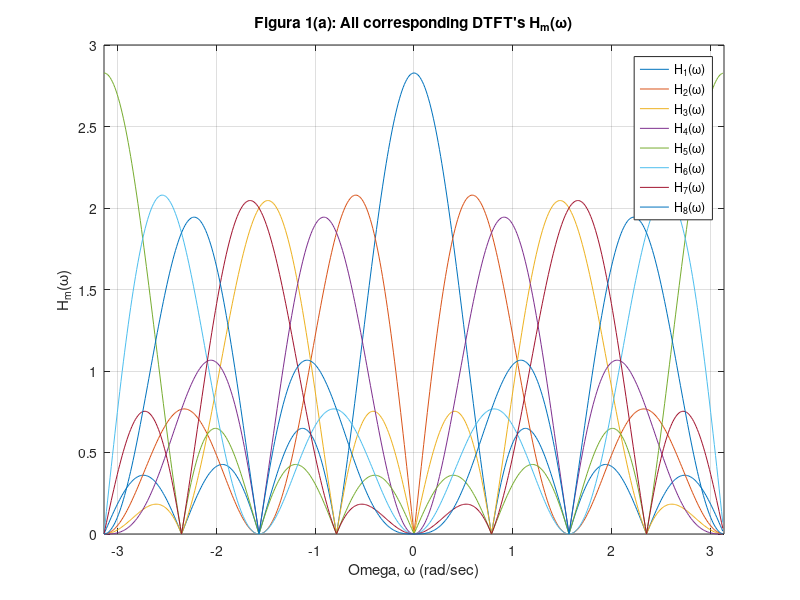
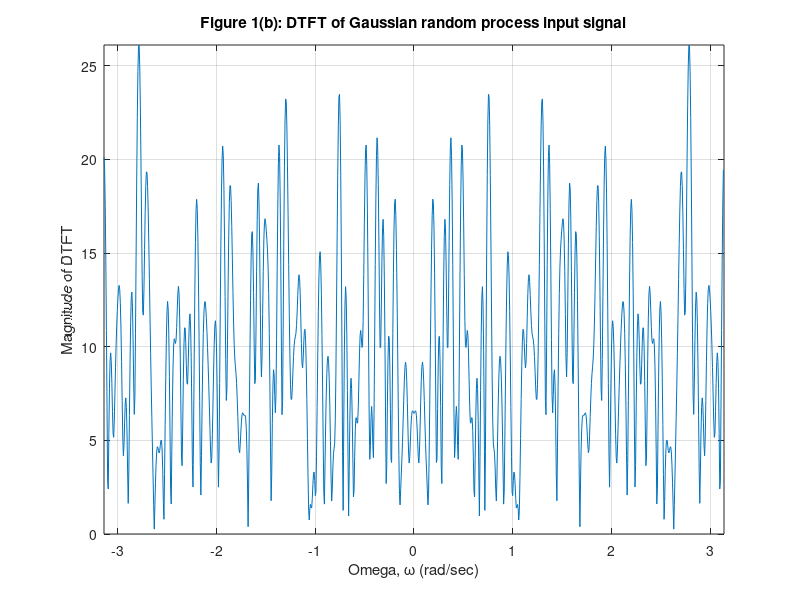
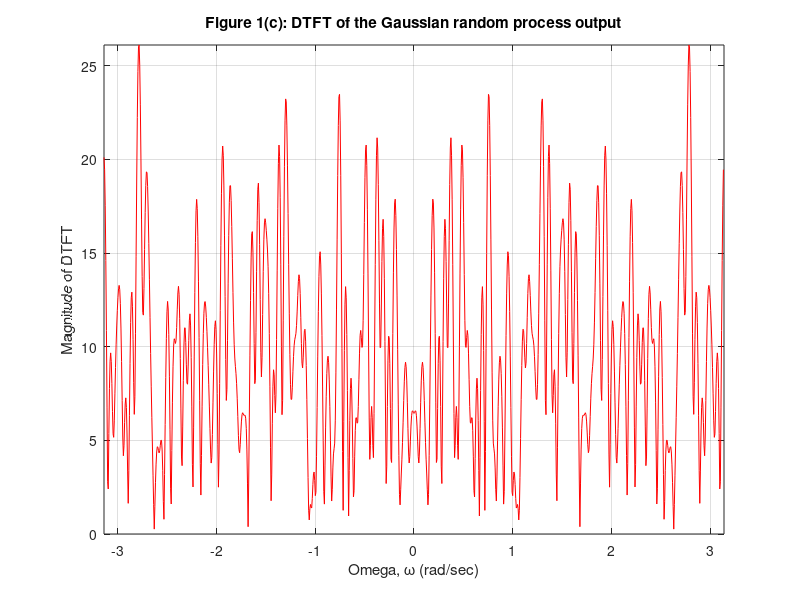
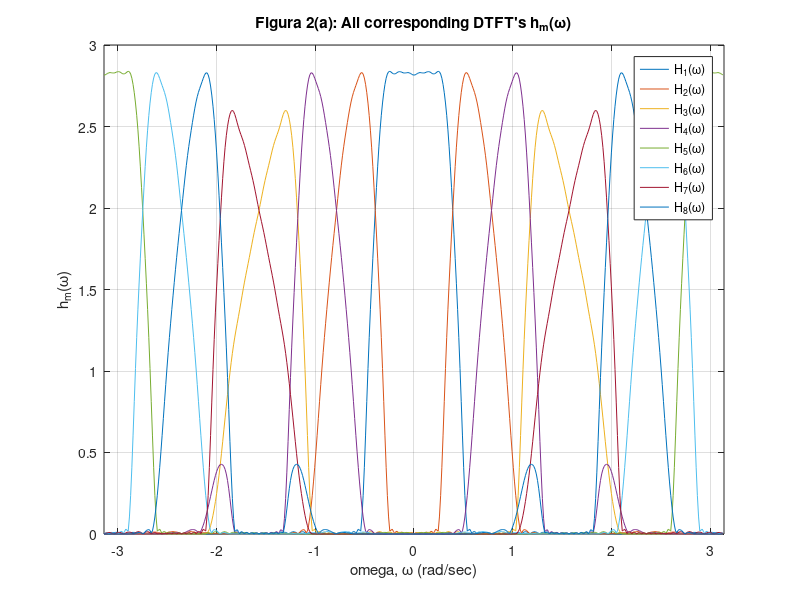

Write MATLAB code to recreate these figures, in order.
%-----------------------------%
%         Sean Hwang          %
% ECE 538 - MATLAB Project 2  %
%     Source Code File        %
%-----------------------------%

clc
clf 
clear all
close all 

% A) h_0 = {1/sqrt(2), 1/sqrt(2)} ,, h_1 = {1/sqrt(2), -1/sqrt(2)} 

% Setting up M=8 channel DFT filter bank 
M = 8; 
h0 = [1 1] / sqrt(2); 
h1 = [1 -1] / sqrt(2); 
h00 = [1 0 1] / sqrt(2); 
h10 = [1 0 -1] / sqrt(2); 
h000 = [1 0 0 0 1] / sqrt(2); 
h100 = [1 0 0 0 -1] / sqrt(2); 


H_temp = conv(h0, h00); 
H(1,:) = conv(H_temp, h000); G(1,:) = H(1, :); 
H(2,:) = conv(H_temp, h100); G(2,:) = -H(2, :); 

H_temp = conv(h0, h10);
H(3,:) = conv(H_temp, h000); G(3,:) = -H(3, :); 
H(4,:) = conv(H_temp, h100); G(4,:) = H(4, :); 

H_temp = conv(h1, h00);
H(5,:) = conv(H_temp, h000); G(5,:) = -H(5, :); 
H(6,:) = conv(H_temp, h100); G(6,:) = H(6, :); 

H_temp = conv(h1, h10);
H(7,:) = conv(H_temp, h000); G(7,:) = H(7, :); 
H(8,:) = conv(H_temp, h100); G(8,:) = -H(8, :); 

% i) All corresponding DTFT's H_m(w) 

h_m(1,:)=abs(fftshift(fft(H(1,:),512)));
h_m(2,:)=abs(fftshift(fft(H(2,:),512)));
h_m(3,:)=abs(fftshift(fft(H(3,:),512)));
h_m(4,:)=abs(fftshift(fft(H(4,:),512)));
h_m(5,:)=abs(fftshift(fft(H(5,:),512)));
h_m(6,:)=abs(fftshift(fft(H(6,:),512)));
h_m(7,:)=abs(fftshift(fft(H(7,:),512)));
h_m(8,:)=abs(fftshift(fft(H(8,:),512)));

domega = 2 * pi / 512; 
omega = -pi:domega:pi-domega; 

figure(1) %Figure 1(a)  
plot(omega, h_m(1,:), ... 
     omega, h_m(2,:), ... 
     omega, h_m(3,:), ... 
     omega, h_m(4,:), ... 
     omega, h_m(5,:), ... 
     omega, h_m(6,:), ... 
     omega, h_m(7,:), ... 
     omega, h_m(8,:)); 
axis([-pi pi 0 3]); 
title('Figura 1(a): All corresponding DTFT''s H_m(\omega)')
ylabel('H_m(\omega)'); 
xlabel('Omega, \omega (rad/sec)');
legend('H_1(\omega)', 'H_2(\omega)', ...
       'H_3(\omega)', 'H_4(\omega)', ...
       'H_5(\omega)', 'H_6(\omega)', ...
       'H_7(\omega)', 'H_8(\omega)'); 
grid on

%ii) 8x8 matrix HH^H 

table1 = H*H'; 
table1 = round(table1)

%iii) DTFT of the Gaussian random process input signal 

x = randn(1,128); 

for m = 1:M
    W(m,:) = conv(x,H(m,:));
    X(m,:) = W(m,1:M:length(W(m,:)));
end

for m = 1:M
    Z(m,:) = zeros(1,M*length(X(m,:)));
    Z(m,1:M:length(Z(m,:))) = X(m,:);
    Y(m,:) = conv(Z(m,:),G(m,:));
end

y = zeros(1,length(Y(1,:)));

for m = 1:M
    y = y+Y(m,:);
end

domega = 2*pi/1024;
omega = -pi:domega:pi-domega;

yf1 = abs(fftshift(fft(x,1024)));
yf2 = abs(fftshift(fft(y,1024)));

figure(2) %Figure 1(b) 
plot(omega, yf1)
axis([-pi pi 0 max(yf1)]) 
xlabel('Omega, \omega (rad/sec)');
ylabel('Magnitude of DTFT') 
title('Figure 1(b): DTFT of Gaussian random process input signal') 
grid on 

%iv) DTFT of the corresponding output of the filter 

figure(3) %Figure 1(c) 
plot(omega, yf2, 'r')
axis([-pi pi 0 max(yf2)]) 
xlabel('Omega, \omega (rad/sec)');
ylabel('Magnitude of DTFT') 
title('Figure 1(c): DTFT of the Gaussian random process output') 
grid on 


% B) h_0 = h ,, h_1 = (-1)^n * h_0 ,, beta = 0.35 

N = 16; 
beta = 0.35; 
n = -N:(N-1);
n = n+0.5;

h = 2 * beta * cos((1+beta)*pi*n/2)./(pi*(1-4*beta^2*n.^2));
h = h + sin((1-beta)*pi*n/2)./(pi*(n-4*beta^2*n.^3));
h = h * sqrt(2); 

h0 = h;
h1 = (-1).^(0:(length(n)-1)).*h; 
h00 = zeros(1,2*length(h)); 
h10 = h00;
h00(1,1:2:length(h00)) = h0;
h10(1,1:2:length(h10)) = h1;
h000 = zeros(1,4*length(h)); 
h100 = h000;
h000(1,1:4:length(h000)) = h0;
h100(1,1:4:length(h100)) = h1; 

H_tempB = conv(h0, h00); 
H_B(1,:) = conv(H_tempB, h000); G_B(1,:) = H_B(1, :); 
H_B(2,:) = conv(H_tempB, h100); G_B(2,:) = -H_B(2, :); 

H_tempB = conv(h0, h10);
H_B(3,:) = conv(H_tempB, h000); G_B(3,:) = -H_B(3, :); 
H_B(4,:) = conv(H_tempB, h100); G_B(4,:) = H_B(4, :); 

H_tempB = conv(h1, h00);
H_B(5,:) = conv(H_tempB, h000); G_B(5,:) = -H_B(5, :); 
H_B(6,:) = conv(H_tempB, h100); G_B(6,:) = H_B(6, :); 

H_tempB = conv(h1, h10);
H_B(7,:) = conv(H_tempB, h000); G_B(7,:) = H_B(7, :); 
H_B(8,:) = conv(H_tempB, h100); G_B(8,:) = -H_B(8, :); 

% i) All corresponding DTFT's h_mB(w) 

h_mB(1,:)=abs(fftshift(fft(H_B(1,:),512)));
h_mB(2,:)=abs(fftshift(fft(H_B(2,:),512)));
h_mB(3,:)=abs(fftshift(fft(H_B(3,:),512)));
h_mB(4,:)=abs(fftshift(fft(H_B(4,:),512)));
h_mB(5,:)=abs(fftshift(fft(H_B(5,:),512)));
h_mB(6,:)=abs(fftshift(fft(H_B(6,:),512)));
h_mB(7,:)=abs(fftshift(fft(H_B(7,:),512)));
h_mB(8,:)=abs(fftshift(fft(H_B(8,:),512))); 

domega_B = 2 * pi / 512; 
omega_B = -pi:domega_B:pi-domega_B; 

figure(4) %Figure 2(a)  
plot(omega_B, h_mB(1,:), ... 
     omega_B, h_mB(2,:), ... 
     omega_B, h_mB(3,:), ... 
     omega_B, h_mB(4,:), ... 
     omega_B, h_mB(5,:), ... 
     omega_B, h_mB(6,:), ... 
     omega_B, h_mB(7,:), ... 
     omega_B, h_mB(8,:)); 
axis([-pi pi 0 3]); 
title('Figura 2(a): All corresponding DTFT''s h_m(\omega)')
ylabel('h_m(\omega)'); 
xlabel('omega, \omega (rad/sec)');
legend('H_1(\omega)', 'H_2(\omega)', ...
       'H_3(\omega)', 'H_4(\omega)', ...
       'H_5(\omega)', 'H_6(\omega)', ...
       'H_7(\omega)', 'H_8(\omega)'); 
grid on

%ii) 8x8 matrix HH^H 
table2 = H_B*H_B'

%iii) DTFT of the Gaussian random process input signal 
for m = 1:M
    W_B(m,:) = conv(x,H_B(m,:));
    X_B(m,:) = W_B(m,1:M:length(W_B(m,:)));
end
for m = 1:M
    Z_B(m,:) = zeros(1,M*length(X_B(m,:)));
    Z_B(m,1:M:length(Z_B(m,:))) = X_B(m,:);
    Y_B(m,:) = conv(Z_B(m,:),G_B(m,:));
end

y_B = zeros(1,length(Y_B(1,:)));

for m = 1:M
    y_B = y_B + Y_B(m,:);
end

domega_B = 2*pi/1024;
omega_B = -pi:domega_B:pi-domega_B;

yf1_B = abs(fftshift(fft(x,1024)));
yf2_B = M*abs(fftshift(fft(y_B,1024)));

figure(5);
plot(omega_B,yf1_B)
axis([-pi pi 0 max(yf1_B)])
xlabel('Omega, \omega (rad/sec)');
ylabel('Magnitude of DTFT') 
title('Figure 2(b): DTFT of Gaussian random process input signal') 
grid on 

%iv) DTFT of the corresponding output of the filter 
figure(6);
plot(omega_B,yf2_B)
axis([-pi pi 0 max(yf2_B)])
xlabel('Omega, \omega (rad/sec)');
ylabel('Magnitude of DTFT') 
title('Figure 2(c): DTFT of the Gaussian random process output') 
grid on 


% C) h_0 = h ,, h_1 = (-1)^n * h_0 ,, beta = 0.1 

N = 24; 
beta = 0.1; 
n = -N:(N-1);
n = n+0.5;

h = 2 * beta * cos((1+beta)*pi*n/2)./(pi*(1-4*beta^2*n.^2));
h = h + sin((1-beta)*pi*n/2)./(pi*(n-4*beta^2*n.^3));
h = h * sqrt(2); 

h0 = h;
h1 = (-1).^(0:(length(n)-1)).*h; 
h00 = zeros(1,2*length(h)); 
h10 = h00;
h00(1,1:2:length(h00)) = h0;
h10(1,1:2:length(h10)) = h1;
h000 = zeros(1,4*length(h)); 
h100 = h000;
h000(1,1:4:length(h000)) = h0;
h100(1,1:4:length(h100)) = h1; 

H_tempB = conv(h0, h00); 
H_C(1,:) = conv(H_tempB, h000); G_C(1,:) = H_C(1, :); 
H_C(2,:) = conv(H_tempB, h100); G_C(2,:) = -H_C(2, :); 

H_tempB = conv(h0, h10);
H_C(3,:) = conv(H_tempB, h000); G_C(3,:) = -H_C(3, :); 
H_C(4,:) = conv(H_tempB, h100); G_C(4,:) = H_C(4, :); 

H_tempB = conv(h1, h00);
H_C(5,:) = conv(H_tempB, h000); G_C(5,:) = -H_C(5, :); 
H_C(6,:) = conv(H_tempB, h100); G_C(6,:) = H_C(6, :); 

H_tempB = conv(h1, h10);
H_C(7,:) = conv(H_tempB, h000); G_C(7,:) = H_C(7, :); 
H_C(8,:) = conv(H_tempB, h100); G_C(8,:) = -H_C(8, :); 

% i) All corresponding DTFT's h_mB(w) 

h_mB(1,:)=abs(fftshift(fft(H_C(1,:),512)));
h_mB(2,:)=abs(fftshift(fft(H_C(2,:),512)));
h_mB(3,:)=abs(fftshift(fft(H_C(3,:),512)));
h_mB(4,:)=abs(fftshift(fft(H_C(4,:),512)));
h_mB(5,:)=abs(fftshift(fft(H_C(5,:),512)));
h_mB(6,:)=abs(fftshift(fft(H_C(6,:),512)));
h_mB(7,:)=abs(fftshift(fft(H_C(7,:),512)));
h_mB(8,:)=abs(fftshift(fft(H_C(8,:),512))); 

domega_C = 2 * pi / 512; 
omega_C = -pi:domega_C:pi-domega_C; 

figure(7) %Figure 3(a)  
plot(omega_C, h_mB(1,:), ... 
     omega_C, h_mB(2,:), ... 
     omega_C, h_mB(3,:), ... 
     omega_C, h_mB(4,:), ... 
     omega_C, h_mB(5,:), ... 
     omega_C, h_mB(6,:), ... 
     omega_C, h_mB(7,:), ... 
     omega_C, h_mB(8,:)); 
axis([-pi pi 0 3]); 
title('Figura 3(a): All corresponding DTFT''s h_m(\omega)')
ylabel('h_m(\omega)'); 
xlabel('omega, \omega (rad/sec)');
legend('H_1(\omega)', 'H_2(\omega)', ...
       'H_3(\omega)', 'H_4(\omega)', ...
       'H_5(\omega)', 'H_6(\omega)', ...
       'H_7(\omega)', 'H_8(\omega)'); 
grid on

%ii) 8x8 matrix HH^H 
table3 = H_C*H_C'

%iii) DTFT of the Gaussian random process input signal 
for m = 1:M
    W_C(m,:) = conv(x,H_C(m,:));
    X_C(m,:) = W_C(m,1:M:length(W_C(m,:)));
end
for m = 1:M
    Z_C(m,:) = zeros(1,M*length(X_C(m,:)));
    Z_C(m,1:M:length(Z_C(m,:))) = X_C(m,:);
    Y_C(m,:) = conv(Z_C(m,:),G_C(m,:));
end

y_C = zeros(1,length(Y_C(1,:)));

for m = 1:M
    y_C = y_C + Y_C(m,:);
end

domega_C = 2*pi/1024;
omega_C = -pi:domega_C:pi-domega_C;

yf1_C = abs(fftshift(fft(x,1024)));
yf2_C = M*abs(fftshift(fft(y_C,1024)));

figure(8);
plot(omega_C,yf1_C)
axis([-pi pi 0 max(yf1_C)])
xlabel('Omega, \omega (rad/sec)');
ylabel('Magnitude of DTFT') 
title('Figure 3(b): DTFT of Gaussian random process input signal') 
grid on 

%iv) DTFT of the corresponding output of the filter 
figure(9);
plot(omega_C,yf2_C)
axis([-pi pi 0 max(yf2_C)])
xlabel('Omega, \omega (rad/sec)');
ylabel('Magnitude of DTFT') 
title('Figure 3(c): DTFT of the Gaussian random process output') 
grid on 
